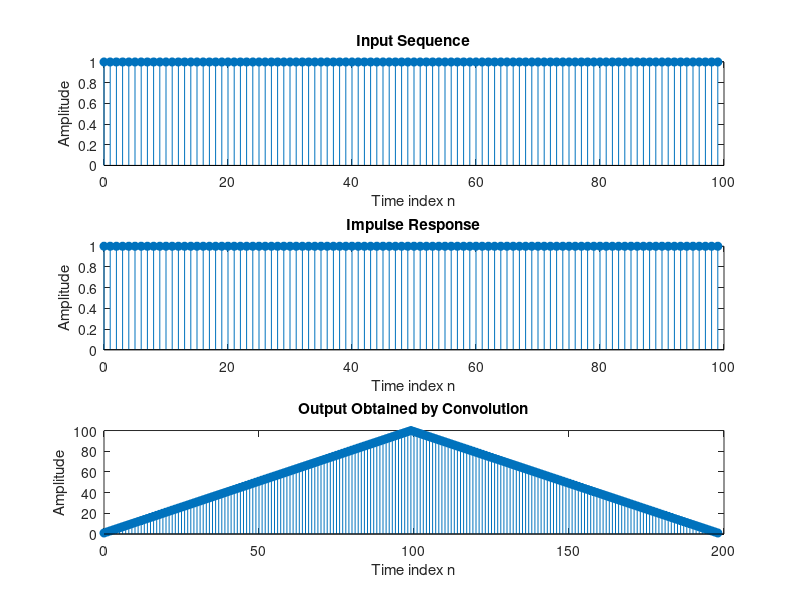

Source code (MATLAB):
% Clear the workspace and close any existing figures
clear;
clf;
close all;

% Define the signal length
signal_length = 100;

% Generate time indices
time_indices = 0:signal_length-1;

% Define the impulse response and input sequence (unit step)
impulse_response = [1 ones(1, signal_length-1)];
input_sequence = [1 ones(1, signal_length-1)];

% Calculate the convolution
convolution_result = conv(impulse_response, input_sequence);

% Calculate the length of the output
output_length = length(impulse_response) + length(input_sequence) - 1;

% Generate time indices for the output
output_indices = 0:output_length-1;

% Create subplots
figure;

% Plot the input sequence
subplot(3, 1, 1);
stem(time_indices, input_sequence, 'filled');
xlabel('Time index n');
ylabel('Amplitude');
title('Input Sequence');

% Plot the impulse response
subplot(3, 1, 2);
stem(time_indices, impulse_response, 'filled');
xlabel('Time index n');
ylabel('Amplitude');
title('Impulse Response');

% Plot the output obtained by convolution
subplot(3, 1, 3);
stem(output_indices, convolution_result, 'filled');
xlabel('Time index n');
ylabel('Amplitude');
title('Output Obtained by Convolution');


